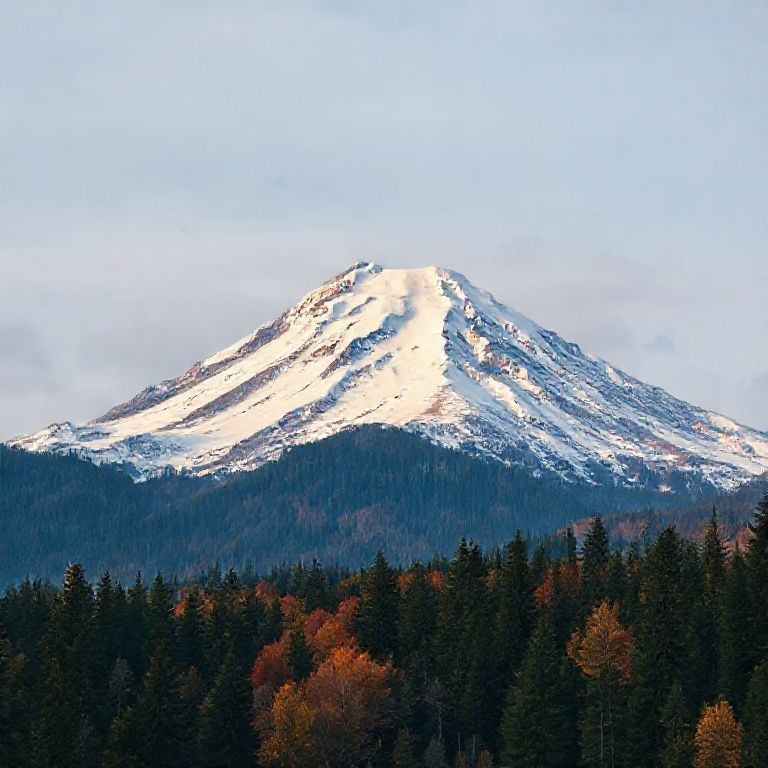
#> input picture image.jpeg, 768 x 768 px
$ python frequency.py
#> lines starting #> are read from the running program, lines starting #| are printed output that depends on the picture
import numpy as np
import cv2
import matplotlib.pyplot as plt

def get_frequency_distribution(image_path):
    # Read image in grayscale
#> called with image_path = 'image.jpeg'
    img = cv2.imread(image_path, cv2.IMREAD_GRAYSCALE)
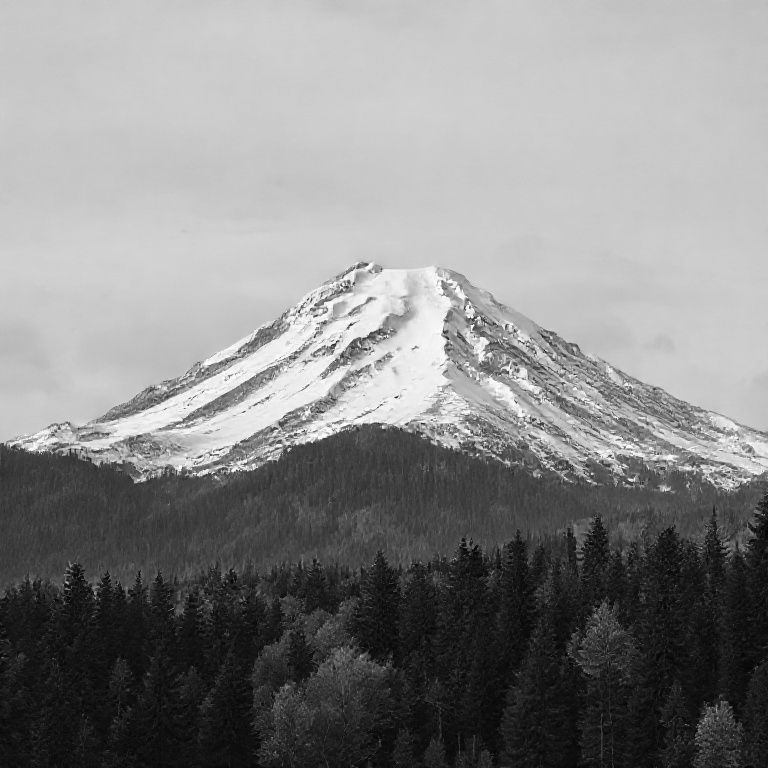
#> img: shape (768, 768); min 0, max 255, mean 134.8
    if img is None:
        raise ValueError(f"Could not load image at {image_path}")

    # Compute 2D FFT and shift zero frequency to the center
    f = np.fft.fft2(img)
    fshift = np.fft.fftshift(f)

    # Compute magnitude spectrum (log scale for visibility)
    magnitude_spectrum = 20 * np.log(np.abs(fshift) + 1)
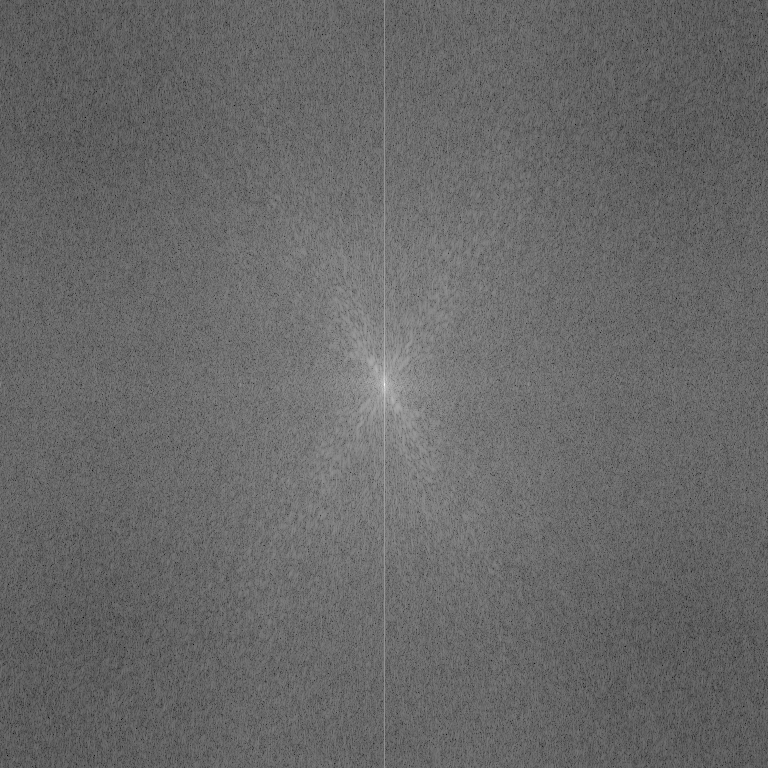
#> magnitude_spectrum: shape (768, 768) float64; min 37.05, max 363.8, mean 171.1; drawn with min black and max white
    return img, magnitude_spectrum

def visualize_frequency(image_path, title="Image"):
    img, magnitude_spectrum = get_frequency_distribution(image_path)

    # Plot original image and its frequency spectrum side-by-side
    plt.figure(figsize=(12, 6))

    plt.subplot(1, 2, 1)
    plt.imshow(img, cmap='gray')
    plt.title(f"{title} (Spatial Domain)")
    plt.axis('off')

    plt.subplot(1, 2, 2)
    plt.imshow(magnitude_spectrum, cmap='gray')
    plt.title(f"{title} (Frequency Domain)")
    plt.axis('off')

    plt.tight_layout()
    plt.show()
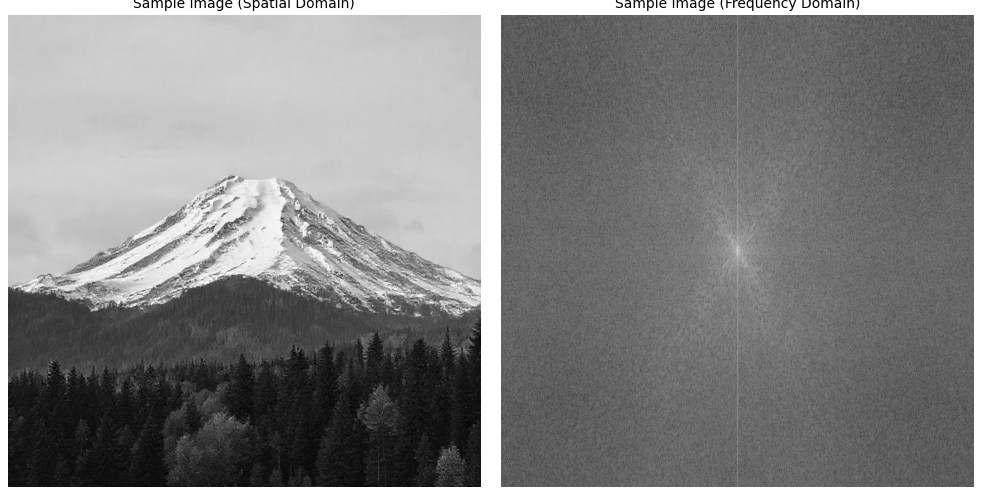
#> figure drawn by matplotlib, 2 panels

# Example usage
# visualize_frequency("real_image.jpg", title="Real Image")
# visualize_frequency("ai_image.jpg", title="AI-Generated Image")
visualize_frequency("image.jpeg", title="Sample Image")

$ run again, with bridge1.jpeg copied over image.jpeg
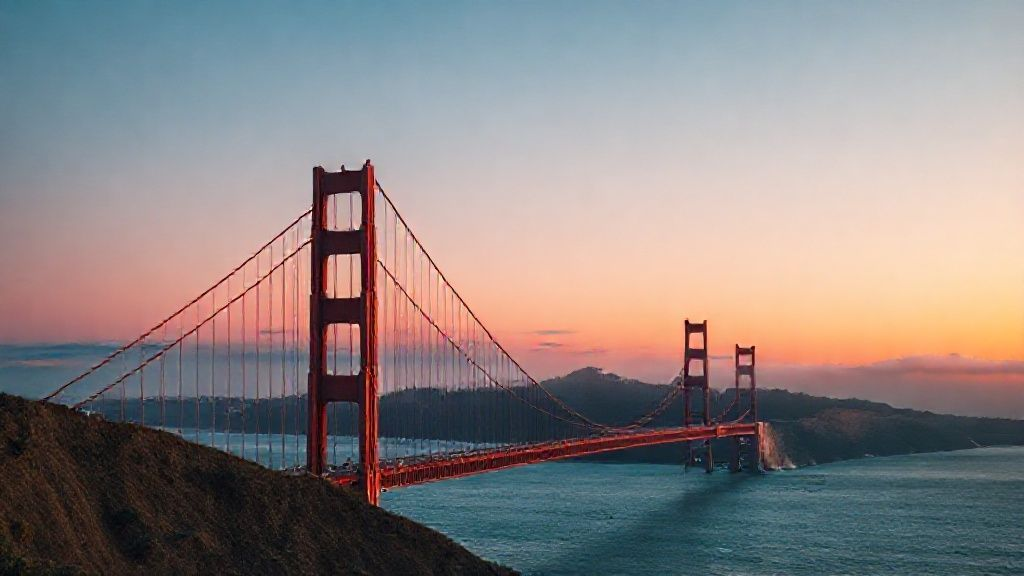
#> input picture bridge1.jpeg, 1024 x 576 px
#> in get_frequency_distribution, `magnitude_spectrum = 20 * np.log(np.abs(fshift) + 1)`:
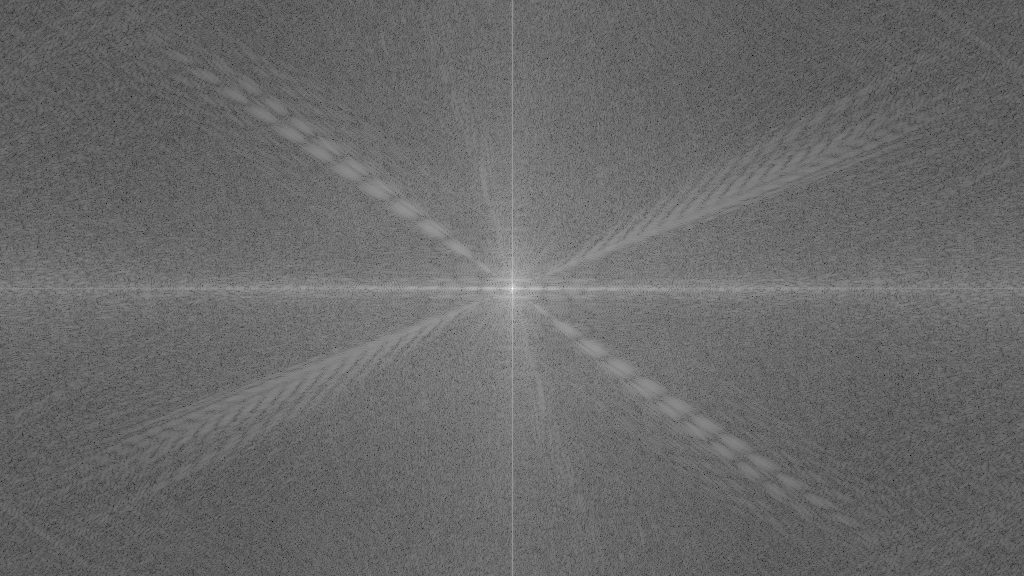
#> magnitude_spectrum: shape (576, 1024) float64; min 18.47, max 363.7, mean 161; drawn with min black and max white
#> in visualize_frequency, `plt.show()`:
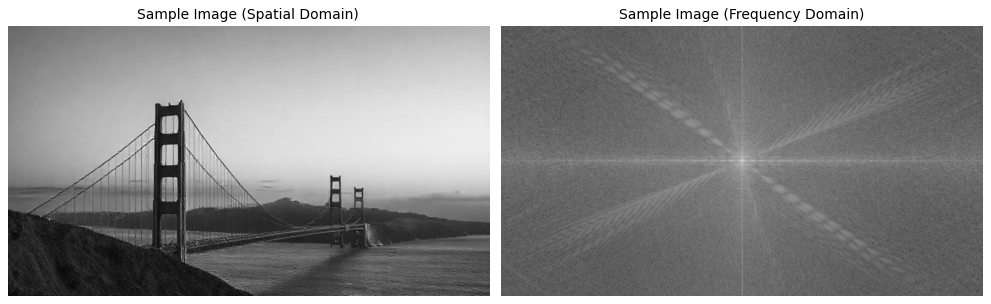
#> figure drawn by matplotlib, 2 panels

$ run again, with dog.jpeg copied over image.jpeg
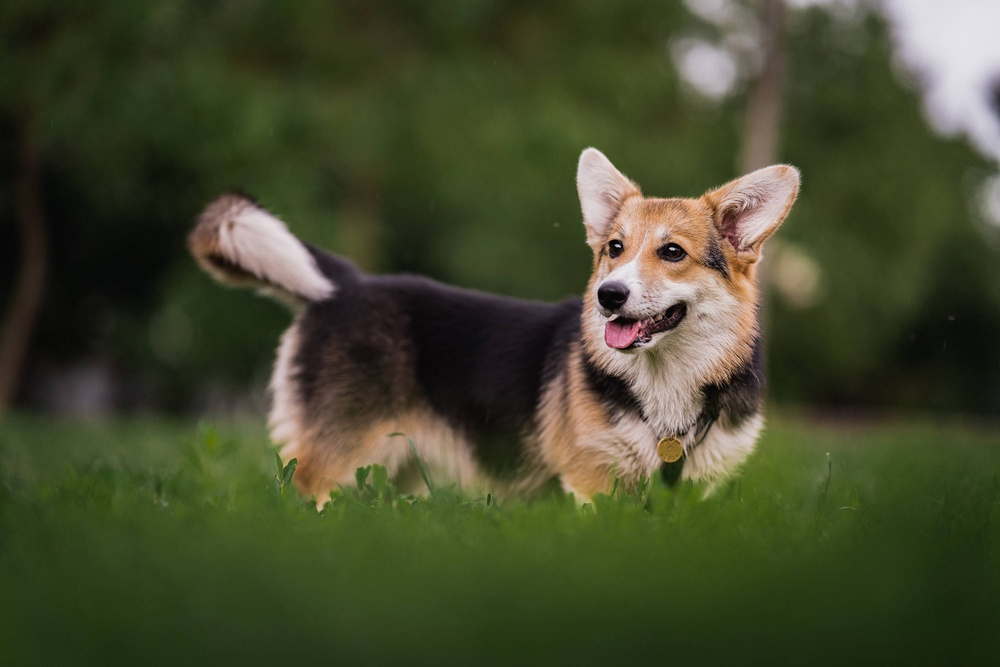
#> input picture dog.jpeg, 1000 x 667 px, shrunk from 3000 x 2000 before the run
#> in get_frequency_distribution, `magnitude_spectrum = 20 * np.log(np.abs(fshift) + 1)`:
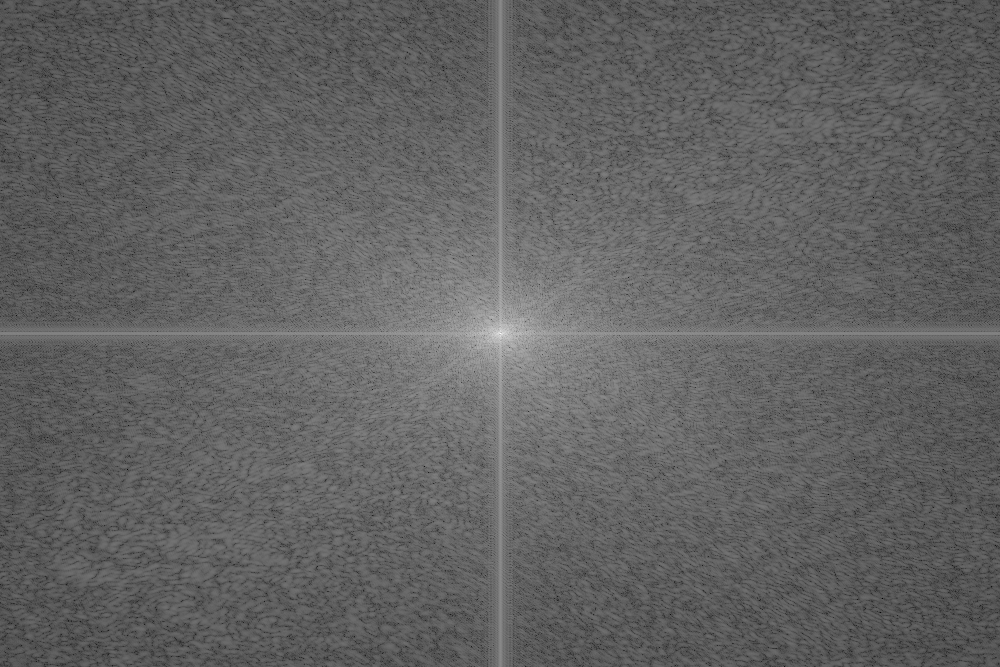
#> magnitude_spectrum: shape (667, 1000) float64; min 29.13, max 352.5, mean 153.7; drawn with min black and max white
#> in visualize_frequency, `plt.show()`:
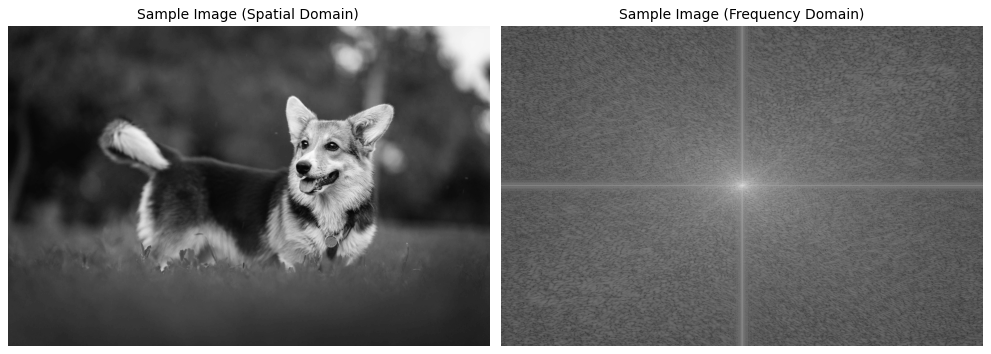
#> figure drawn by matplotlib, 2 panels

$ run again, with analyzer-ai.png saved as image.jpeg
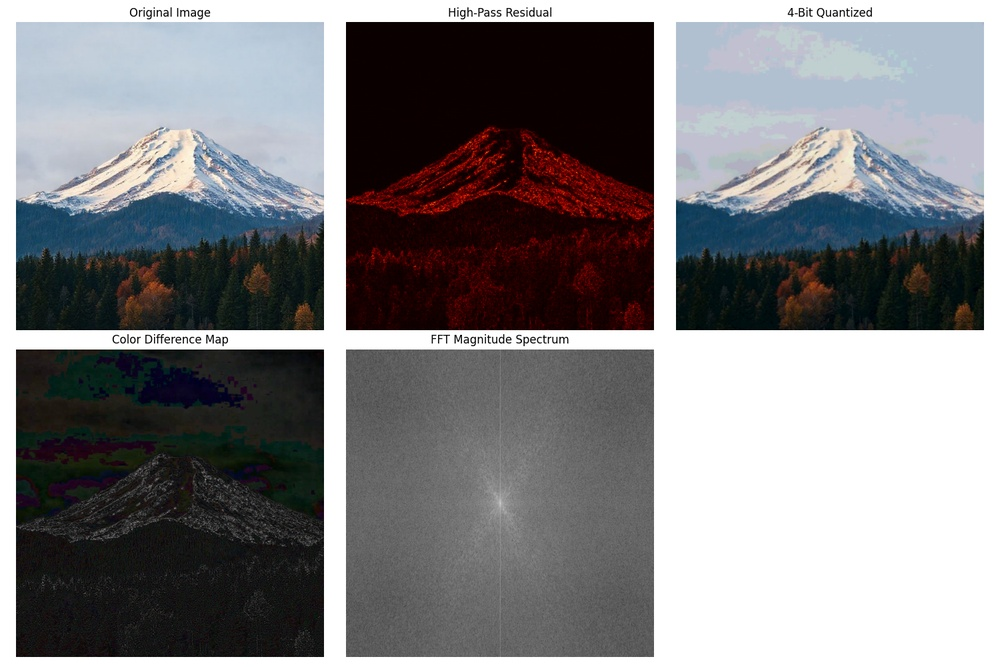
#> input picture analyzer-ai.png, 1000 x 667 px, shrunk from 1500 x 1000 before the run
#> in get_frequency_distribution, `magnitude_spectrum = 20 * np.log(np.abs(fshift) + 1)`:
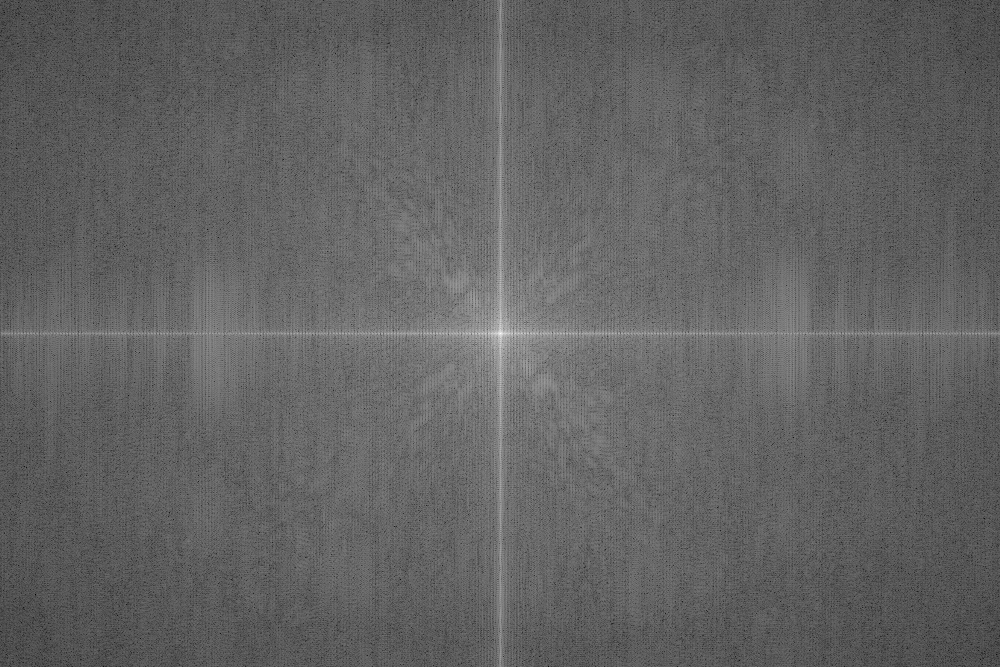
#> magnitude_spectrum: shape (667, 1000) float64; min 42.88, max 365.5, mean 167.8; drawn with min black and max white
#> in visualize_frequency, `plt.show()`:
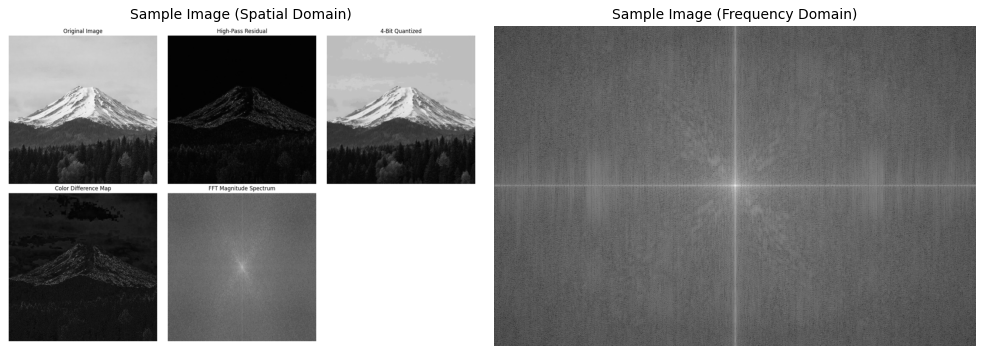
#> figure drawn by matplotlib, 2 panels
